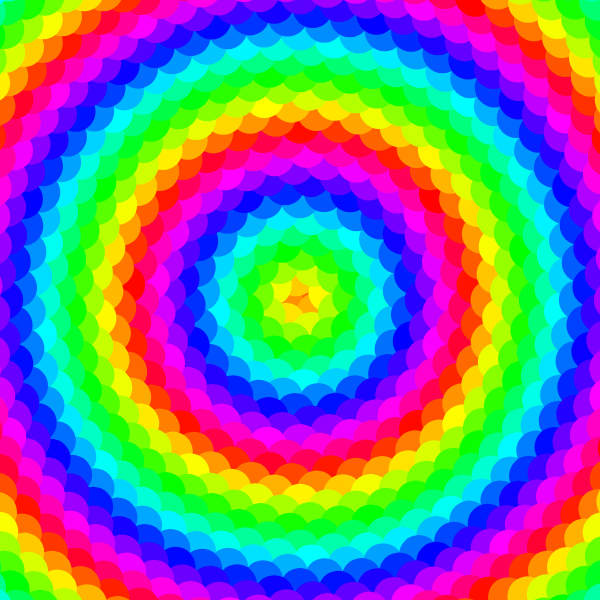
Frame 1 (no input)
Frame 60 (no input): identical to frame 1, image omitted
Frame 120 (the mouse pressed at the canvas centre since frame 60): identical to frame 1, image omitted

The p5.js sketch that drew this single still picture (run headless with seeded random() and noise() and a simulated clock; from frame 60 on, the mouse is pressed at the canvas centre):

// p5.js sketch
// ── sketch.js
var n = 6000;
var cSlider;
var updateBtn;

function setup() {
    createCanvas(600, 600);
    angleMode(DEGREES);
    colorMode(HSB);
    background(0);
    noStroke();
    updateBtn = createButton("Update").addClass("update");
    updateBtn.mouseClicked(update);
    cSlider = createSlider(0, 50, 12, 1).addClass("cSlider");
    update();
}

function draw() {

}

function update() {
    background(0);
    let c = cSlider.value();
    translate(width / 2, height / 2);
    for (let i = 0; i < n; i++) {
        let angle = 137.5 * i;
        let r = c * Math.sqrt(i);
        let x = r * sin(angle);
        let y = r * cos(angle);
        fill(r * 2 % 350, 255, 255);
        ellipse(x, y, 40);
    }
}
// ── style.css
button {
    position: absolute;
    display: block;
    width: 100px;
    min-height: 36px;
    text-align: center;
    font-weight: bold;
    text-decoration: none;
    color: white;
    position: absolute;
    border: none;
    margin: 8px;
    background-color: #4d4d4d;
    border-radius: 4px;
    line-height: 36px;
    box-shadow: 0 8px 0 0 #333333, 0 8px 16px 0 rgba(0, 0, 0, 0.5);
    cursor: pointer;
}

button.update {
    left: 620px;
    top: 20px;
}

button.update:hover {
    background-color: #009900;
    box-shadow: 0 8px 0 0 #008000, 0 8px 16px 0 rgba(0, 0, 0, 0.5);
}

button.update:active {
    background-color: #00ff00;
    box-shadow: 0 4px 0 0 #00e600, 0 4px 8px 0 rgba(0, 0, 0, 0.5);
    top: 24px;
}

button:focus {
    outline: none;
}

[type="range"] {
    -webkit-appearance: none;
    appearance: none;
    width: 200px;
    outline: none;
    position: absolute;
}

[type="range"]::-webkit-slider-thumb {
    -webkit-appearance: none;
    appearance: none;
    position: relative;
    top: -12px;
    width: 24px;
    height: 24px;
    background: #4d4d4d;
    border-radius: 12px;
    box-shadow: 0 4px 0 0 #333, 0 4px 8px 0 rgba(0, 0, 0, 0.5);
    cursor: pointer;
}

[type="range"]::-webkit-slider-thumb:hover {
    background: #009900;
    box-shadow: 0 4px 0 0 #008000, 0 4px 8px 0 rgba(0, 0, 0, 0.5);
}

[type="range"]::-webkit-slider-thumb:active {
    background: #00ff00;
    box-shadow: 0 2px 0 0 #00e600, 0 2px 4px 0 rgba(0, 0, 0, 0.5);
    top: -10px;
}

[type="range"]::-webkit-slider-runnable-track {
    width: 168px;
    height: 8px;
    cursor: pointer;
    background: #AAA;
    border-radius: 4px;
    box-shadow: inset 0 4px 8px 0 rgba(255, 255, 255, 0.75);
}

.cSlider {
    top: 100px;
}
